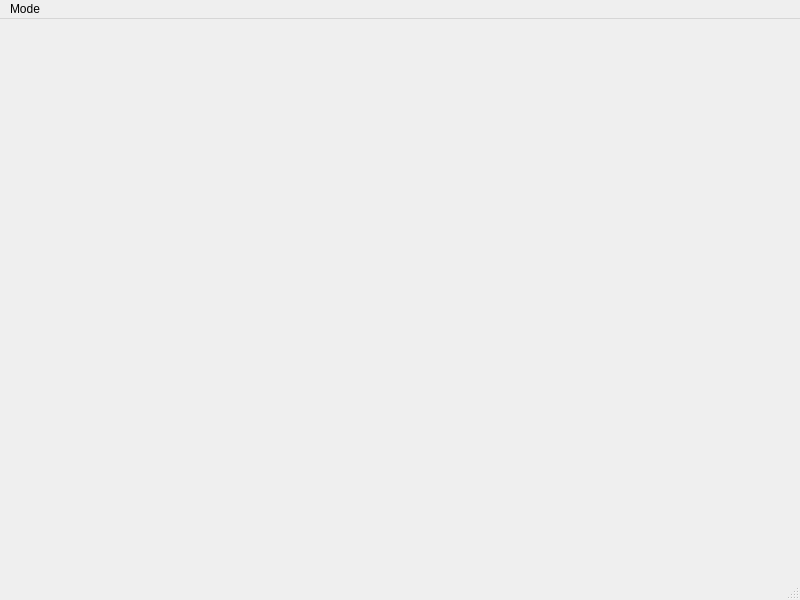
<?xml version="1.0" encoding="UTF-8"?>
<ui version="4.0">
 <class>MainWindow</class>
 <widget class="QMainWindow" name="MainWindow">
  <property name="geometry">
   <rect>
    <x>0</x>
    <y>0</y>
    <width>800</width>
    <height>600</height>
   </rect>
  </property>
  <property name="windowTitle">
   <string>Roundabout</string>
  </property>
  <widget class="QWidget" name="centralwidget"/>
  <widget class="QMenuBar" name="menubar">
   <property name="geometry">
    <rect>
     <x>0</x>
     <y>0</y>
     <width>800</width>
     <height>19</height>
    </rect>
   </property>
   <widget class="QMenu" name="menuMode">
    <property name="title">
     <string>Mode</string>
    </property>
    <addaction name="actionStart"/>
    <addaction name="actionStop"/>
    <addaction name="actionExit"/>
   </widget>
   <addaction name="menuMode"/>
  </widget>
  <widget class="QStatusBar" name="statusbar"/>
  <action name="actionStart">
   <property name="text">
    <string>Start</string>
   </property>
  </action>
  <action name="actionStop">
   <property name="text">
    <string>Stop</string>
   </property>
  </action>
  <action name="actionExit">
   <property name="text">
    <string>Exit</string>
   </property>
  </action>
 </widget>
 <resources/>
 <connections>
  <connection>
   <sender>actionExit</sender>
   <signal>triggered()</signal>
   <receiver>MainWindow</receiver>
   <slot>close()</slot>
   <hints>
    <hint type="sourcelabel">
     <x>-1</x>
     <y>-1</y>
    </hint>
    <hint type="destinationlabel">
     <x>399</x>
     <y>299</y>
    </hint>
   </hints>
  </connection>
 </connections>
</ui>
